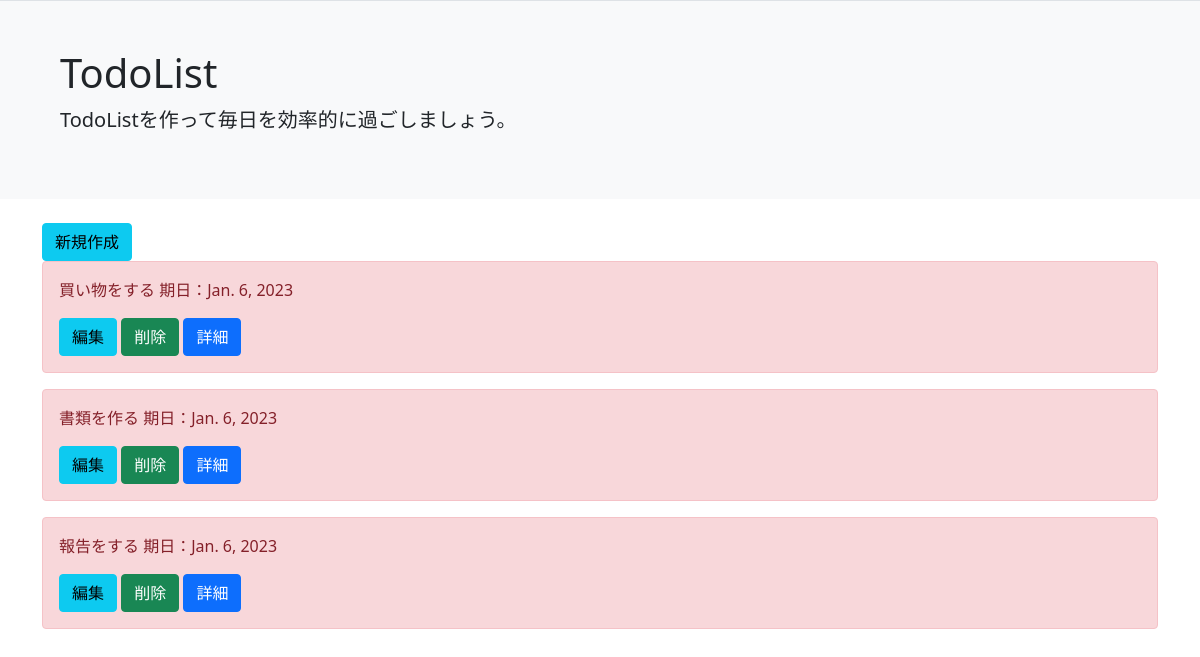
/list/, run on an earlier commit of the app's database.
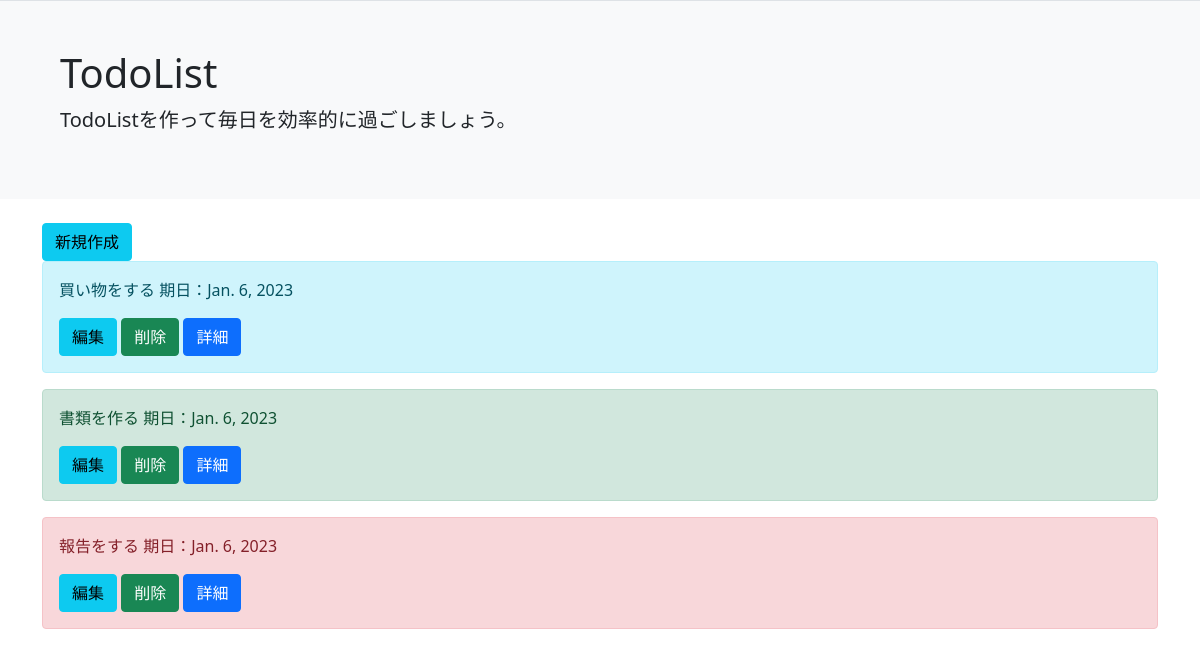
And on a later commit of the database.
### todoApp/models.py (models this page shows, shortened)
class todoModel(models.Model):
    title = models.CharField(max_length=100)
    memo = models.TextField()
    priority = models.CharField(
        max_length=50,
        choices=PRIORITY
    )
    duedate = models.DateField()

### todoApp/views.py (the view)
# urls.py: path('list/', todoList.as_view(), name='list'),
class todoList(ListView):
    template_name = 'list.html'
    model = todoModel

### templates/list.html
{% extends 'base.html' %}
{% block header %}
<div class="bg-light p-3 p-sm-5 mb-4 border-top">
    <div class="container">
        <h1 class="diaplay-4">TodoList</h1>
        <p class="lead">TodoListを作って毎日を効率的に過ごしましょう。</p>
    </div>
</div>
{% endblock header %}
{% block content %}
<div class="container">
    <a href="{% url 'create' %}" class="btn btn-info" tabindex="-1" role="button" aria-disabled="true">新規作成</a>
    {% for item in object_list %}
    <div class="alert alert-{{ item.priority }}" role="alert">
        <p>{{ item.title }} 期日：{{ item.duedate }} </p>
        <a href="{% url 'update' item.pk %}" class="btn btn-info" tabindex="-1" role="button"
            aria-disabled="true">編集</a>
        <a href="{% url 'delete' item.pk %}" class="btn btn-success" tabindex="-1" role="button"
            aria-disabled="true">削除</a>
        <a href="{% url 'detail' item.pk %}" class="btn btn-primary" tabindex="-1" role="button"
            aria-disabled="true">詳細</a>
    </div>
    {% endfor %}
</div>
{% endblock content %}

What changed in the data, as far as the page shows it:
changed todoModel "買い物をする": priority "danger" → "info" (drawn)
changed todoModel "書類を作る": priority "danger" → "success" (drawn)
